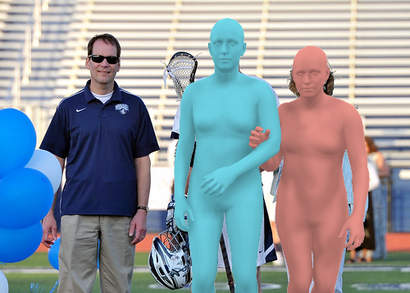
#> input picture documentation/images/boys_37601_0_src.png, 410 x 293 px, shrunk from 500 x 357 before the run, found by its file name; its folder holds 4 pictures in this run
$ python compare_two_methods.py
#> lines starting #> are read from the running program, lines starting #| are printed output that depends on the picture
import glob
import os
import cv2
import numpy as np
import argparse

parser = argparse.ArgumentParser()
parser.add_argument('--m1', type=str, default='baseline/fit_baseline')
parser.add_argument('--m2', type=str, default='diffusion_prior/fit_diffusion_prior')
parser.add_argument('--result_folder', type=str, default='results/optimization')

args = parser.parse_args()

RESULT_FOLDER = args.result_folder
M1_FOLDER = args.m1 #'baseline/fit_baseline'
M2_FOLDER = args.m2 #'diffusion_prior/fit_diffusion_prior'

# read images in M1 result folder
m1_images = glob.glob(os.path.join(RESULT_FOLDER, M1_FOLDER, 'images', '*.png'))
# read images in M2 result folder
m2_images = glob.glob(os.path.join(RESULT_FOLDER, M2_FOLDER, 'images', '*.png'))
# find image names that esists in both folders
image_names = list(set([os.path.basename(x) for x in m1_images]).intersection([os.path.basename(x) for x in m2_images]))

# create folder for comparison
M1_OUT = M1_FOLDER.replace('/', '_')
M2_OUT = M2_FOLDER.replace('/', '_')
comparison_folder = os.path.join(RESULT_FOLDER, f'comparison_{M1_OUT}_{M2_OUT}')
if not os.path.exists(comparison_folder):
    os.makedirs(comparison_folder)

# stack the images and save them to the comparison folder
for image_name in image_names:
    m1_image = cv2.imread(os.path.join(RESULT_FOLDER, M1_FOLDER, 'images', image_name))
#> m1_image is the input picture: shape (293, 410, 3); mean B, G, R 160.7, 152.9, 143.7
    m2_image = cv2.imread(os.path.join(RESULT_FOLDER, M2_FOLDER, 'images', image_name))
    stacked_image = np.vstack((m1_image, m2_image))
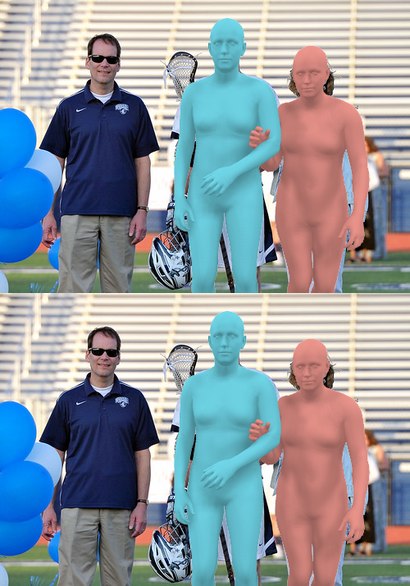
#> stacked_image: shape (586, 410, 3); mean B, G, R 160.7, 152.9, 143.7
    cv2.imwrite(os.path.join(comparison_folder, image_name), stacked_image)
#> pass 2 of the loop `for image_name in image_names:`:
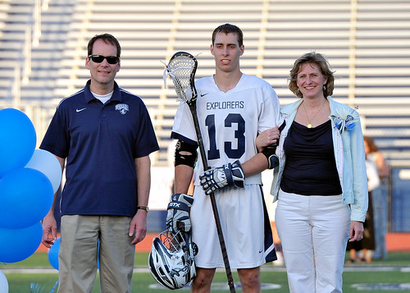
#> input picture documentation/images/boys_37601.png, 410 x 293 px, shrunk from 500 x 357 before the run, found by its file name
#> m1_image is the input picture: shape (293, 410, 3); mean B, G, R 159.4, 147.8, 141.3
#> `stacked_image = np.vstack((m1_image, m2_image))`:
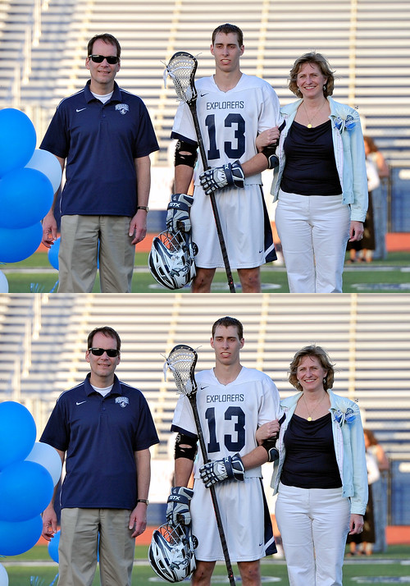
#> stacked_image: shape (586, 410, 3); mean B, G, R 159.4, 147.8, 141.3
#> pass 3 of the loop `for image_name in image_names:`:
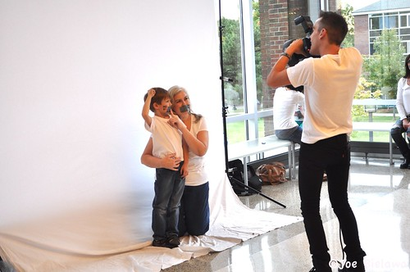
#> input picture documentation/images/college_232334.png, 410 x 272 px, shrunk from 500 x 332 before the run, found by its file name
#> m1_image is the input picture: shape (272, 410, 3); mean B, G, R 181.3, 185.5, 194.2
#> `stacked_image = np.vstack((m1_image, m2_image))`:
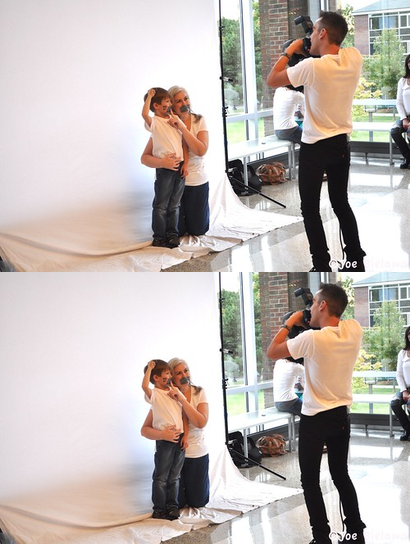
#> stacked_image: shape (544, 410, 3); mean B, G, R 181.3, 185.5, 194.2
#> the loop made 4 passes; the first 3 are shown
